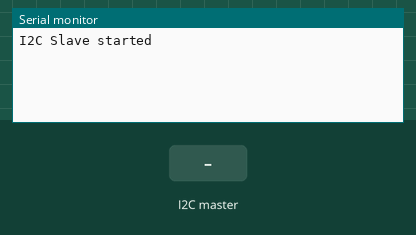
Simulated run of this sketch. Board: Arduino Uno, built with avr-gcc and run on an emulated ATmega328P. On the bench: the last lines printed to the serial monitor. The test bench sets the inputs (shaded band).

Above: at 1.2 s.
1.3 s: the I2C master sends the byte 1
At 1.9 s:
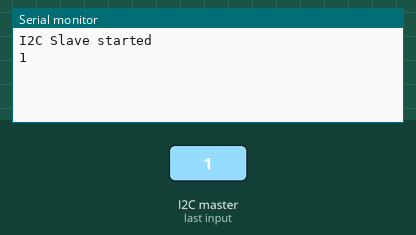
2.8 s: the I2C master sends the byte 0
At 4.2 s:
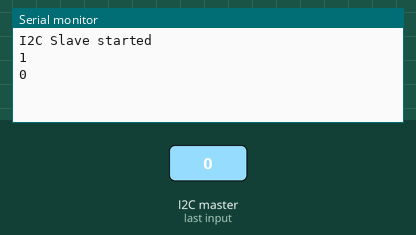

Measured:
- after the input at 1.3 s, the serial monitor: prints a new line at once (image 1)
- after the input at 2.8 s, the serial monitor: prints a new line at once (image 2)

The sketch:

i2c-stub.ino
```cpp
#include <Wire.h>

// I2C Servant

// Define Slave I2C Address
#define SLAVE_ADDR 0x20

void receiveEvent(int i)
{

  // Read while data received
  while (0 < Wire.available())
  {
    byte x = Wire.read();
    Serial.println(x,BIN);
  }
}


void setup()
{

  // Initialize I2C communications as Slave
  Wire.begin(SLAVE_ADDR);

  // Function to run when data received from master
  Wire.onReceive(receiveEvent);

  // Setup Serial Monitor
  Serial.begin(115200);
  Serial.println("I2C Slave started");
}


void loop()
{

  // Time delay in loop
  delay(50);
}
```
